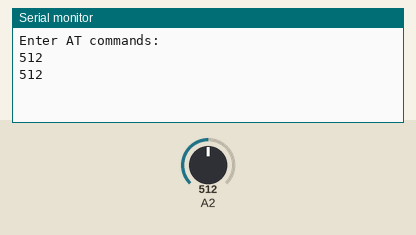
Simulated run of this sketch. Board: Arduino Uno, built with avr-gcc and run on an emulated ATmega328P. On the bench: the last lines printed to the serial monitor. The inputs (shaded band) are chosen by the test bench; at power-on: A2 = 512.

Above: at 1.8 s.
1.9 s: A2 set to 716
At 2.8 s:
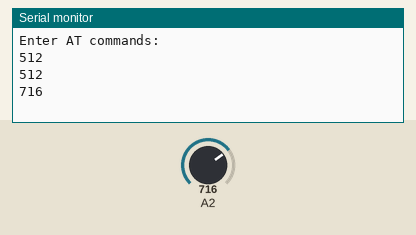
3.4 s: A2 set to 900
At 4.6 s:
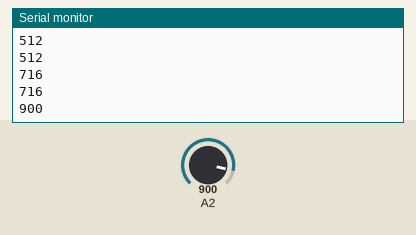
Timing chart, 0 to 6.4 s (numbered marks = the images above; inputs shaded):
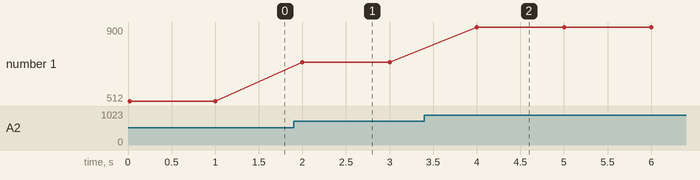

Measured:
- after the input at 1.9 s, the serial monitor: prints a new line after 0.10 s (image 1)
- after the input at 3.4 s, the serial monitor: prints a new line after 0.60 s (image 2)
- plotted number 1: 512 → 716 after the input at 1.9 s, 716 → 900 after the input at 3.4 s

The sketch:

sketch_may12a.ino
```cpp
void setup()
{
  Serial.begin(9600);
  Serial.println("Enter AT commands:");
}

void BT()
{
  Serial.println(analogRead(2));
  delay(1000);
}

void loop()
{
  BT();
}
```
